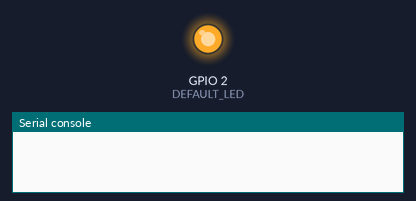
Simulated run of this program. Board: ESP32 board running MicroPython. Shown: output pins drawn as LEDs (lit = HIGH), the last lines printed to the serial console. A WiFi scan finds one network, HomeNet. At 110.0 s the program stops and its outputs stay as they are.

Above: at 0.1 s.
At 110.1 s:
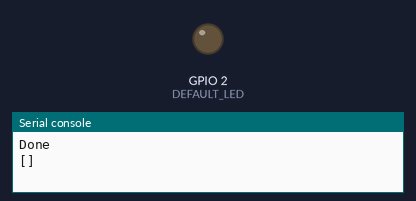
Timing chart, 0 to 111.5 s (numbered marks = the images above):
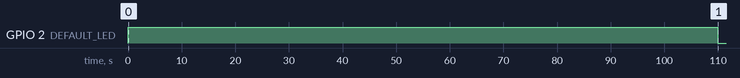

Measured:
- by itself, GPIO 2 (DEFAULT_LED): LOW → HIGH at 0.00 s, → LOW 110 s later

The program:

capture.py
```python
import network
import time
import machine


#Starting Wlan
wlan_wifi_sta=network.WLAN(network.STA_IF)
wlan_wifi_sta.active(True)


DEFAULT_LED=machine.Pin(2,machine.Pin.OUT)
DEFAULT_LED.value(True)

RSSI=[]
counter=50


for i in range(counter):

    scan_list=wlan_wifi_sta.scan()
    SSID=scan_list[0][0].decode()
    RSSI_FOUND=scan_list[0][3]


    if SSID=="TestNetwork":
        RSSI.append(RSSI_FOUND)
        print(f"Sample:- ",i+1," RSSI:- ",RSSI_FOUND)

    #Small Dealy Between Scan
    time.sleep(0.2)

DEFAULT_LED.value(False)
print("Done")
print(RSSI)
```
